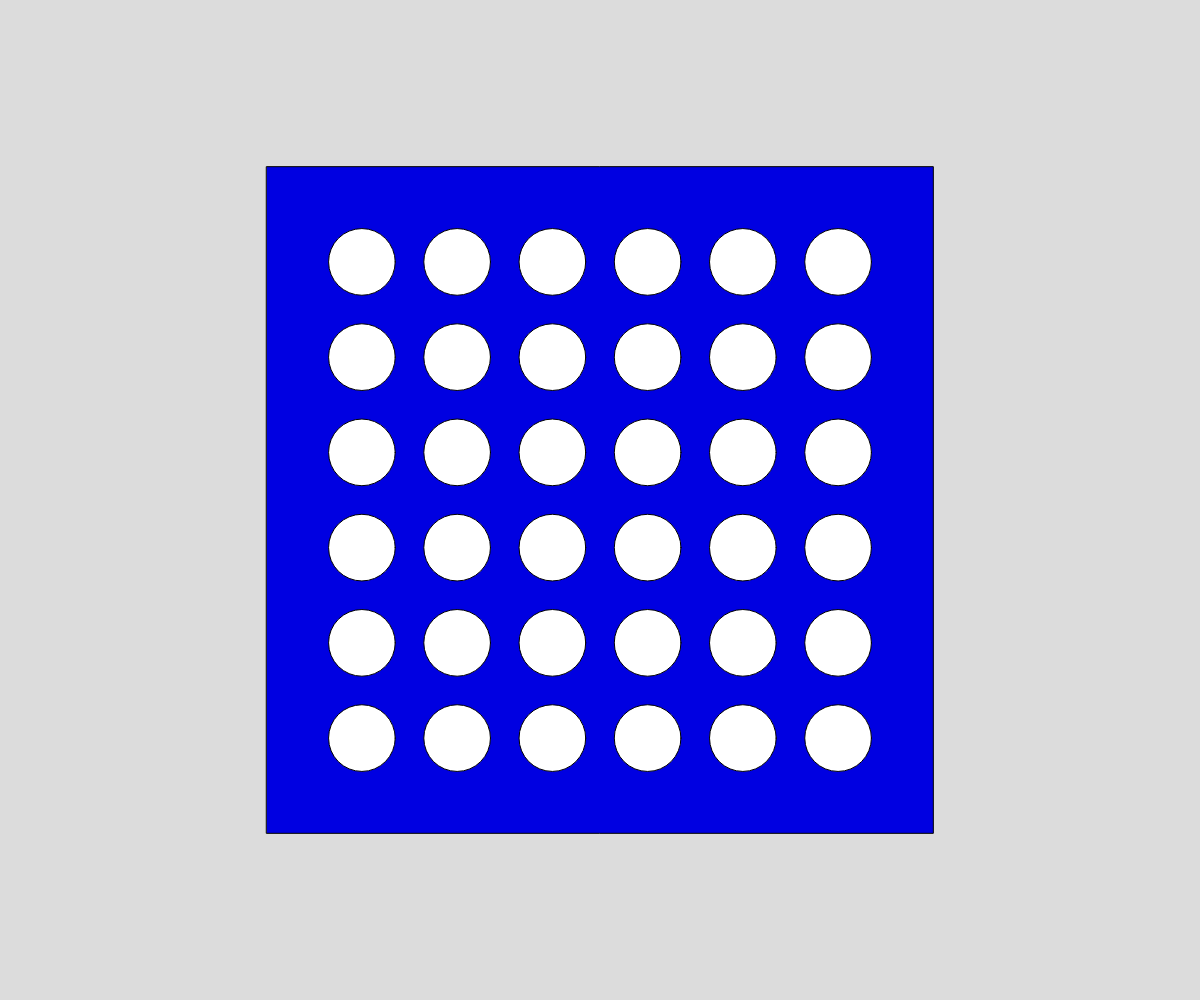
Frame 1 (no input)
Frame 60 (no input): identical to frame 1, image omitted
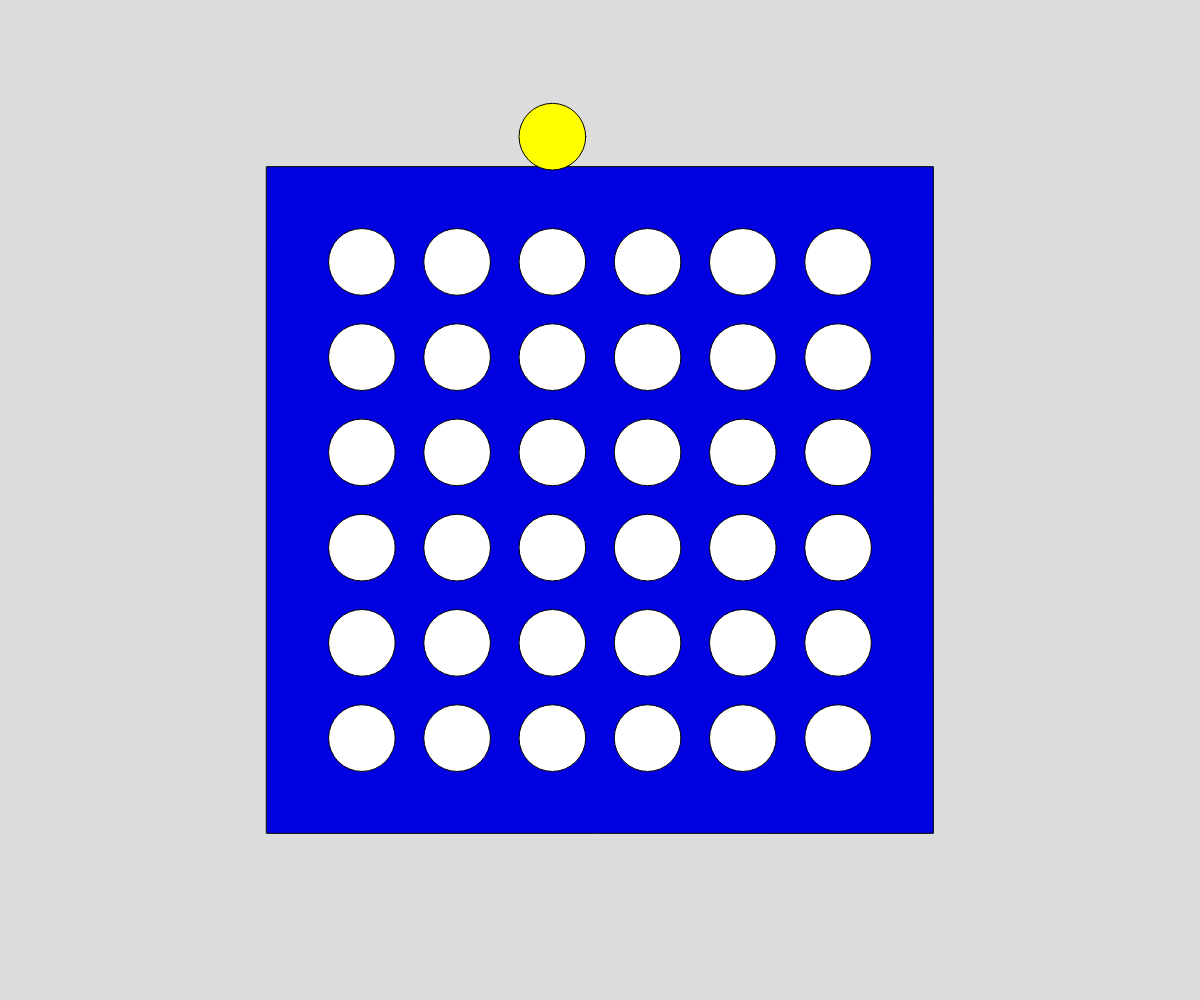
Frame 120 (the mouse pressed at the canvas centre since frame 60)

The p5.js sketch that drew these frames (run headless with seeded random() and noise() and a simulated clock; from frame 60 on, the mouse is pressed at the canvas centre):

// p5.js sketch
// ── sketch.js
let grid = [
  0, 0, 0, 0, 0, 0,
  0, 0, 0, 0, 0, 0, 
  0, 0, 0, 0, 0, 0,
  0, 0, 0, 0, 0, 0, 
  0, 0, 0, 0, 0, 0,
  0, 0, 0, 0, 0, 0, 
];

let gridLength = grid.length;

let a, b, c, d, e, f, fr;
let w, x, y, diameter, dif, column1, column2, column3, column4, column5, column6, row1, row2, row3, row4, row5, row6;
let player;

function playerColor() {
  if(player === -1) {
    return color("yellow");
  }
  else if(player === 1) {
    return color("red");
  }
  else {
    return color("yellow");
  }
}

function setup() {
  createCanvas(windowWidth, windowHeight);
  a = 5, b = 5, c = 5, d = 5, e = 5, f = 5;
  frameRate(fr);
}

function draw() {
  // put drawing code here
  background(220);
  makeGrid();
}

function makeGrid() {
  //Sets the shape parameters
  w = height / 1.5;
  x = width / 2 - w / 2;
  y = height / 2 - w / 2;
  diameter = w / 10;
  dif = w / 14 * 2;
 
  //Sets up the graphic columns and rows.
  column1 = x + dif;
  column2 = column1 + dif;
  column3 = column2 + dif;
  column4 = column3 + dif;
  column5 = column4 + dif; 
  column6 = column5 + dif;
 
  row1 = y + dif;
  row2 = row1 + dif;
  row3 = row2 + dif;
  row4 = row3 + dif;
  row5 = row4 + dif;
  row6 = row5 + dif;
 
  let i = 0;

  fill(color(0, 0, 225));
  square(x, y, w);
 
  for(let y1 = y + dif; y1 <= y + w - dif; y1 += dif) {
    for(let x1 = x + dif; x1 <= x + w - dif; x1 += dif) {
      if(grid[i] === 0) {
        fill("white");
      }
      else if(grid[i] === 1) {
        fill("yellow");
      }
      else if(grid[i] === -1) {
        fill("red");
      }
      i++;
      circle(x1, y1, diameter);
    }
  }
  makeMouseHover();
}

function makeMouseHover() {
  if(mouseX > x && mouseX < x + w && mouseY < y + w) {
    let c = playerColor();

    if(mouseX <= column1 + dif / 2) {
      fill(c);
      circle(column1, y - 30, diameter);
    }
    else if(mouseX <= column2 + dif / 2) {
      fill(c);
      circle(column2, y - 30, diameter);
    }
    else if(mouseX <= column3 + dif / 2) {
      fill(c);
      circle(column3, y - 30, diameter);
    }
    else if(mouseX <= column4 + dif / 2) {
      fill(c);
      circle(column4, y - 30, diameter);
    }
    else if(mouseX <= column5 + dif / 2) {
      fill(c);
      circle(column5, y - 30, diameter);
    }
    else if(mouseX <= column6 + dif /2) {
      fill(c);
      circle(column6, y - 30, diameter);
    }
  }
}

function mouseClicked() {
  connectFourPlay();
}

function connectFourPlay() {
  if(player === 1) {
    player = -1;
  }
  else if(player === -1) {
    player = 1;
  }
  else {
    player = 1;
  }
  placeToken();
}

function placeToken() {
  if(mouseX <= column1 + dif / 2) {
    let gridCoordinates = 0;
    if(gridCoordinates + a < gridLength) {
      grid[gridCoordinates + a * 6] = player;
      a--;
      console.log("Column 1");
      //tokenDrop(column1);
    }
  }
  else if(mouseX <= column2 + dif / 2) {
    let gridCoordinates = 1;
    if(gridCoordinates + b < gridLength) {
      grid[gridCoordinates + b * 6] = player;
      b--;
      //tokenDrop(column2);
    }
  }
  else if(mouseX <= column3 + dif / 2) {
    let gridCoordinates = 2;
    if(gridCoordinates + c < gridLength) {
      grid[gridCoordinates + c * 6] = player;
      c--;
      //tokenDrop(column3);
    }
  }
  else if(mouseX <= column4 + dif / 2) {
    let gridCoordinates = 3;
    if(gridCoordinates + d < gridLength) {
      grid[gridCoordinates + d * 6] = player;
      d--;
      //tokenDrop(column4);
    }
  }
  else if(mouseX <= column5 + dif / 2) {
    let gridCoordinates = 4;
    if(gridCoordinates + e < gridLength) {
      grid[gridCoordinates + e * 6] = player;
      e--;
      console.log("Played");
      //tokenDrop(column5);
    }
  }
  else if(mouseX <= column6 + dif /2) {
    let gridCoordinates = 5;
    if(gridCoordinates + f < gridLength) {
      grid[gridCoordinates + f * 6] = player;
      f--;
      //tokenDrop(column6);
    }
  }
  checkForHorizontalWin();
  console.log(grid);
}

function checkForHorizontalWin() {
  let player1Win = 0;
  let player2Win = 0;
  for(let row = 0; row < (gridLength - 1) / 6; row++) {
    if(grid[row] === 1) {
      player1Win++;
      player2Win = 0;
    }
    else if(grid[row] === -1) {
      player2Win++;
      player1Win = 0;
    }
  }
}

function tokenDrop(column, row) {
  let y = height / 2 - w / 2;
  let startDropLocation = y + 30;
  while(startDropLocation >= row) {
    fill(playerColor());
    circle(column, startDropLocation, diameter);
    startDropLocation--;
  }
  makeTokens();
}

function makeTokens() {

}

function windowResized() { 
  resizeCanvas(windowWidth, windowHeight);
}
